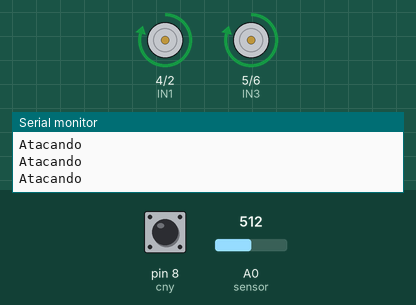
This sketch was run on a simulated Arduino Uno, built with avr-gcc and run on an emulated ATmega328P. Shown: motor-driver pin pairs drawn as motors (green arrow = first pin HIGH = forward, orange = second pin HIGH = backward, longer = more drive, scaled by the enable pin), the last lines printed to the serial monitor. Inputs (shaded band) come from the test bench; at power-on: pin 8 (cny) LOW, A0 (sensor) = 512.

Above: at 6.2 s.
6.3 s: pin 8 (cny) driven HIGH
At 6.77 s:
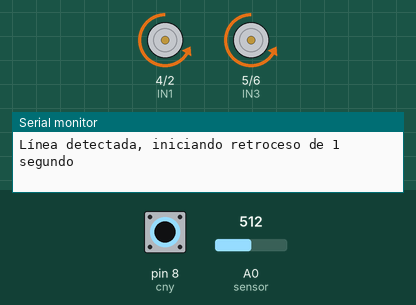
9.3 s: pin 8 (cny) driven LOW
12.3 s: A0 (sensor) set to 363
15.3 s: A0 (sensor) set to 336
At 16.2 s:
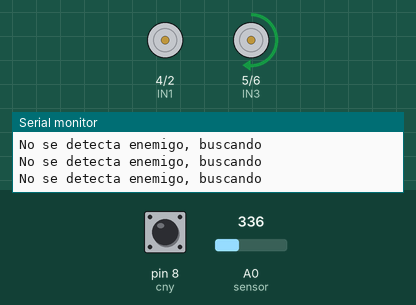
17.2 s: pin 8 (cny) pulsed HIGH 2 times (0.12 s each, 0.3 s apart)
At 17.69 s:
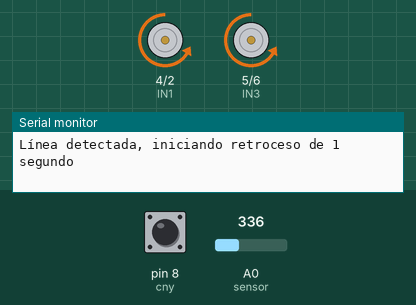
20.8 s: A0 (sensor) set to 360
At 21.7 s:
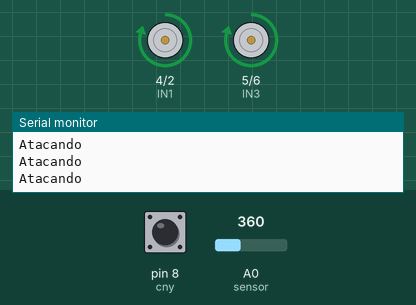
Timing chart, 0 to 23.3 s (numbered marks = the images above; inputs shaded):
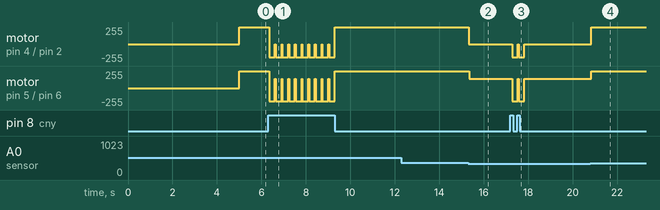

Measured:
- the behaviour switches between 350 and 349 on A0 (sensor) (found by bisection; images 1 and 2)
- after the input at 6.3 s, motor on pin 4 (IN1) / pin 2 (IN2): alternates backward 200/255 for 0.26 s and stopped for 0.04 s, starting after 0.06 s; motor on pin 5 (IN3) / pin 6 (IN4): alternates backward 200/255 for 0.26 s and forward 140/255 for 0.04 s, starting after 0.06 s
- after the input at 15.3 s, motor on pin 4 (IN1) / pin 2 (IN2): forward 250/255 → stopped at once; motor on pin 5 (IN3) / pin 6 (IN4): forward 250/255 → forward 140/255 at once
- after the input at 17.2 s, motor on pin 4 (IN1) / pin 2 (IN2): stopped → backward 200/255 after 0.08 s, → stopped 0.55 s later; motor on pin 5 (IN3) / pin 6 (IN4): forward 140/255 → backward 200/255 after 0.08 s, → forward 140/255 0.55 s later
- after the input at 20.8 s, motor on pin 4 (IN1) / pin 2 (IN2): stopped → forward 250/255 at once; motor on pin 5 (IN3) / pin 6 (IN4): forward 140/255 → forward 250/255 at once

The sketch:

ZumoFinalChido.ino
```cpp
#define distanciaMaxima 70
// ----- Sensores --------------
const int sensor = A0;
// Detector Línea
int cny = 8;

int valorCNY = 0;
bool detenerAccion = false;  // Variable para detener toda acción si se detecta línea
unsigned long tiempoRetroceso = 0; // Almacena el tiempo de inicio del retroceso
const unsigned long duracionRetroceso = 300; // Tiempo de retroceso en milisegundos (1 segundo)

// ------ Motores -----------------
// Motor 1
int ENA = 3;  // PWMA --- Morado
int IN1 = 4;  // IN1 --- verde
int IN2 = 2;  // IN2 --- Amarillo
// Motor 2
int ENB = 9;  // PWMB ---- Morado
int IN3 = 5;  // BIN1 ---- Rojo
int IN4 = 6;  // BIN2 ---- Cafe

void setup() {
  Serial.begin(9600);
  pinMode(ENA, OUTPUT);
  pinMode(ENB, OUTPUT);
  pinMode(IN1, OUTPUT);
  pinMode(IN2, OUTPUT);
  pinMode(IN3, OUTPUT);
  pinMode(IN4, OUTPUT);
  pinMode(cny, INPUT);

  Serial.println("ROBOT PREPARADO...");
  delay(5000);
}

void loop() {
  float data = analogRead(sensor);
  valorCNY = digitalRead(cny);

  if (valorCNY != 0 && !detenerAccion) {
    // Detecta la línea por primera vez y activa retroceso
    detenerAccion = true;
    tiempoRetroceso = millis(); // Guarda el tiempo de inicio de retroceso
    Serial.println("Línea detectada, iniciando retroceso de 1 segundo");
    Adelante();
  }

  if (detenerAccion) {
    // Si está en modo de retroceso, verifica si ha pasado 1 segundo
    if (millis() - tiempoRetroceso >= duracionRetroceso) {
      detenerAccion = false; // Termina el retroceso después de 1 segundo
      Izquierda(); // Detiene el robot después de retroceder
      Serial.println("Retroceso completo, regresando a acciones normales");
    }
  } else {
    // Lógica de combate normal si no se detecta línea
    if (data >= 350) {  // Detecta enemigo
      Serial.println("Atacando");
      Atras();
    } else {
      Serial.println("No se detecta enemigo, buscando");
      //Izquierda();
     Izquierda();
    }
  }
}

void Izquierda() {
  digitalWrite(IN1, LOW);
  digitalWrite(IN2, LOW);
  digitalWrite(IN3, HIGH);
  digitalWrite(IN4, LOW);
  analogWrite(ENB, 140);
}

void Adelante() {
  digitalWrite(IN1, LOW);
  digitalWrite(IN2, HIGH);
  analogWrite(ENA, 200);
  digitalWrite(IN3, LOW);
  digitalWrite(IN4, HIGH);
  analogWrite(ENB, 200);
}

void Parar() {
  digitalWrite(IN1, LOW);
  digitalWrite(IN2, LOW);
  analogWrite(ENA, 0);
  digitalWrite(IN3, LOW);
  digitalWrite(IN4, LOW);
  analogWrite(ENB, 0);
}

void Atras() {
  digitalWrite(IN1, HIGH);
  digitalWrite(IN2, LOW);
  analogWrite(ENA, 250);
  digitalWrite(IN3, HIGH);
  digitalWrite(IN4, LOW);
  analogWrite(ENB, 250);
}

void AdelanteLento(){
  digitalWrite(IN1, HIGH);
  digitalWrite(IN2, LOW);
  analogWrite(ENA, 150);
  digitalWrite(IN3, HIGH);
  digitalWrite(IN4, LOW);
  analogWrite(ENB, 150);
}
```
